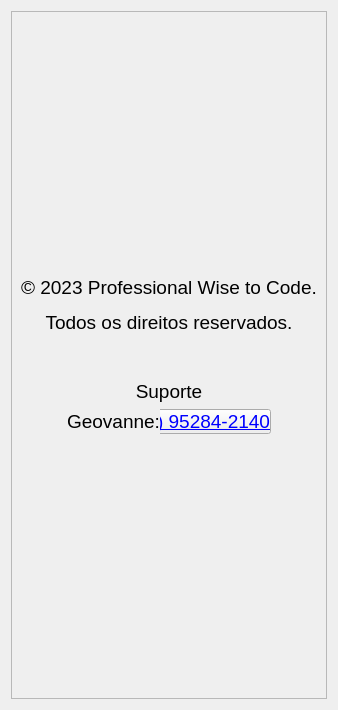
            <widget class="QWidget" name="pg_Sobre">
             <layout class="QGridLayout" name="gridLayout">
              <item row="0" column="0">
               <widget class="QFrame" name="frame_10">
                <property name="frameShape">
                 <enum>QFrame::StyledPanel</enum>
                </property>
                <property name="frameShadow">
                 <enum>QFrame::Raised</enum>
                </property>
                <layout class="QVBoxLayout" name="verticalLayout_12">
                 <item>
                  <spacer name="verticalSpacer_6">
                   <property name="orientation">
                    <enum>Qt::Vertical</enum>
                   </property>
                   <property name="sizeHint" stdset="0">
                    <size>
                     <width>20</width>
                     <height>255</height>
                    </size>
                   </property>
                  </spacer>
                 </item>
                 <item>
                  <widget class="QLabel" name="label_3">
                   <property name="text">
                    <string>&lt;html&gt;&lt;head/&gt;&lt;body&gt;&lt;p align=&quot;center&quot;&gt;&lt;span style=&quot; font-size:14pt;&quot;&gt;© 2023 Professional Wise to Code.&lt;/span&gt;&lt;/p&gt;&lt;p align=&quot;center&quot;&gt;&lt;span style=&quot; font-size:14pt;&quot;&gt;Todos os direitos reservados.&lt;/span&gt;&lt;/p&gt;&lt;p align=&quot;center&quot;&gt;&lt;br/&gt;&lt;/p&gt;&lt;/body&gt;&lt;/html&gt;</string>
                   </property>
                  </widget>
                 </item>
                 <item>
                  <widget class="QLabel" name="label_8">
                   <property name="text">
                    <string>&lt;html&gt;&lt;head/&gt;&lt;body&gt;&lt;p align=&quot;center&quot;&gt;&lt;span style=&quot; font-size:14pt;&quot;&gt;Suporte&lt;/span&gt;&lt;/p&gt;&lt;/body&gt;&lt;/html&gt;</string>
                   </property>
                  </widget>
                 </item>
                 <item>
                  <layout class="QHBoxLayout" name="horizontalLayout_10">
                   <property name="leftMargin">
                    <number>0</number>
                   </property>
                   <item>
                    <spacer name="horizontalSpacer_5">
                     <property name="orientation">
                      <enum>Qt::Horizontal</enum>
                     </property>
                     <property name="sizeHint" stdset="0">
                      <size>
                       <width>40</width>
                       <height>20</height>
                      </size>
                     </property>
                    </spacer>
                   </item>
                   <item>
                    <layout class="QHBoxLayout" name="horizontalLayout_9">
                     <property name="spacing">
                      <number>0</number>
                     </property>
                     <item>
                      <widget class="QLabel" name="label_9">
                       <property name="layoutDirection">
                        <enum>Qt::RightToLeft</enum>
                       </property>
                       <property name="styleSheet">
                        <string notr="true"/>
                       </property>
                       <property name="text">
                        <string>&lt;html&gt;&lt;head/&gt;&lt;body&gt;&lt;p align=&quot;right&quot;&gt;&lt;span style=&quot; font-size:14pt;&quot;&gt;Geovanne:&lt;/span&gt;&lt;/p&gt;&lt;/body&gt;&lt;/html&gt;</string>
                       </property>
                      </widget>
                     </item>
                     <item>
                      <widget class="QPushButton" name="bt_link">
                       <property name="sizePolicy">
                        <sizepolicy hsizetype="Fixed" vsizetype="Fixed">
                         <horstretch>0</horstretch>
                         <verstretch>0</verstretch>
                        </sizepolicy>
                       </property>
                       <property name="font">
                        <font>
                         <family>MS Shell Dlg 2</family>
                         <pointsize>14</pointsize>
                         <weight>50</weight>
                         <italic>false</italic>
                         <bold>false</bold>
                         <underline>true</underline>
                        </font>
                       </property>
                       <property name="cursor">
                        <cursorShape>PointingHandCursor</cursorShape>
                       </property>
                       <property name="layoutDirection">
                        <enum>Qt::LeftToRight</enum>
                       </property>
                       <property name="styleSheet">
                        <string notr="true">QPushButton{
	font: 14pt &quot;MS Shell Dlg 2&quot;;
	text-decoration: underline;
	color: blue;
	margin-left: -30px;
}</string>
                       </property>
                       <property name="text">
                        <string>(11) 95284-2140</string>
                       </property>
                       <property name="icon">
                        <iconset resource="Icons_.qrc">
                         <normaloff>:/icons/icones/whatsApp.png</normaloff>:/icons/icones/whatsApp.png</iconset>
                       </property>
                       <property name="iconSize">
                        <size>
                         <width>100</width>
                         <height>100</height>
                        </size>
                       </property>
                       <property name="flat">
                        <bool>false</bool>
                       </property>
                      </widget>
                     </item>
                    </layout>
                   </item>
                   <item>
                    <spacer name="horizontalSpacer_6">
                     <property name="orientation">
                      <enum>Qt::Horizontal</enum>
                     </property>
                     <property name="sizeHint" stdset="0">
                      <size>
                       <width>40</width>
                       <height>20</height>
                      </size>
                     </property>
                    </spacer>
                   </item>
                  </layout>
                 </item>
                 <item>
                  <spacer name="verticalSpacer_5">
                   <property name="orientation">
                    <enum>Qt::Vertical</enum>
                   </property>
                   <property name="sizeHint" stdset="0">
                    <size>
                     <width>20</width>
                     <height>255</height>
                    </size>
                   </property>
                  </spacer>
                 </item>
                </layout>
               </widget>
              </item>
             </layout>
            </widget>
